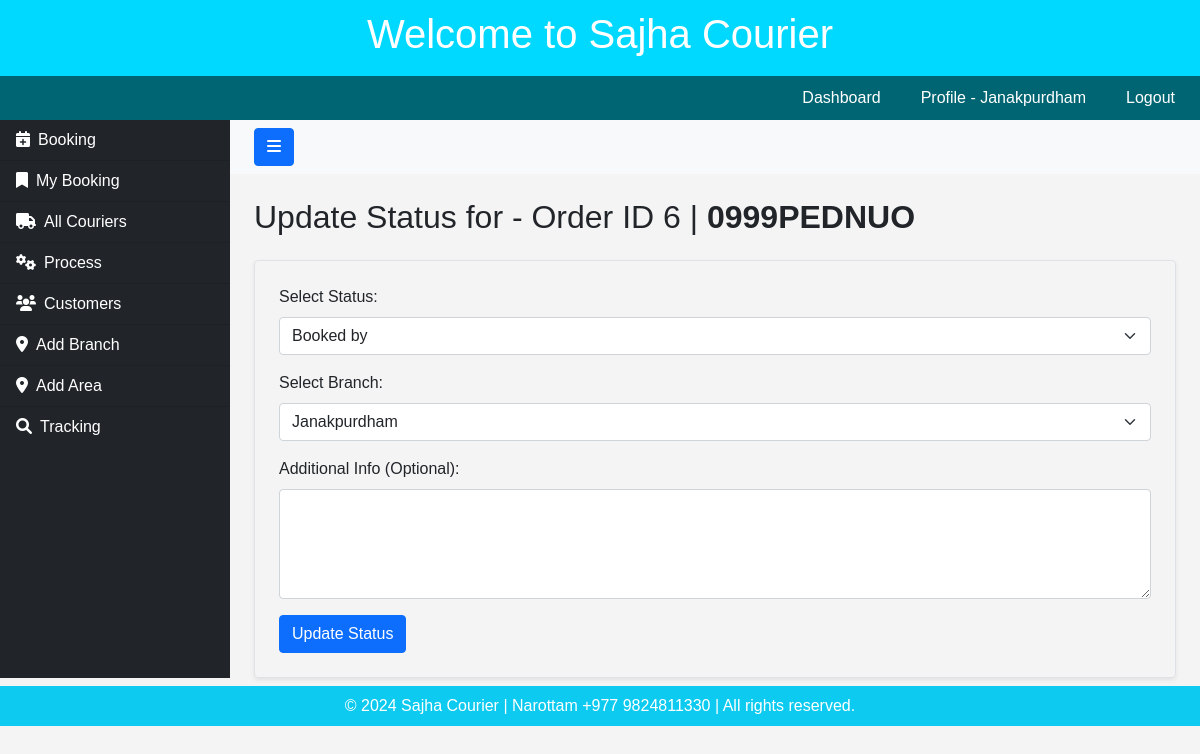
Screenshot of /courier/6/update-status/ (signed in) with the database file from the repository.
### userapp/models.py (models this page shows, shortened)
class CourierUser(AbstractBaseUser, PermissionsMixin):
    email = models.EmailField(unique=True)
    username = models.CharField(max_length=150, unique=True)
    full_name = models.CharField(max_length=255)
    phone_number = models.CharField(max_length=20)
    working_area = models.CharField(max_length=100)
    branch_name = models.ForeignKey(Branch, on_delete=models.CASCADE, null=True)
    is_active = models.BooleanField(default=True)
    is_staff = models.BooleanField(default=False)  # Required for admin
    date_joined = models.DateTimeField(auto_now_add=True)
    objects = CourierUserManager()
    USERNAME_FIELD = 'email'
    REQUIRED_FIELDS = ['username', 'full_name']

### courierapp/models.py (models this page shows, shortened)
class Branch(models.Model):
    name = models.CharField(max_length=255)
    def __str__(self):
        return self.name

class Courier(models.Model):
    created_by = models.ForeignKey('userapp.CourierUser', on_delete=models.CASCADE)
    tracking_id = models.CharField(max_length=50, unique=True, blank=True)
    destination = models.ForeignKey('courierapp.Branch', on_delete=models.CASCADE)
    order_type = models.CharField(max_length=50)
    delivery_type = models.CharField(max_length=50)
    order_date = models.DateTimeField(auto_now=True)
    package_name = models.CharField(max_length=100)
    weight = models.CharField(max_length=50)
    total_amount = models.DecimalField(max_digits=10, decimal_places=2, blank=True, null=True)
    reference = models.CharField(max_length=50, blank=True, null=True)
    instruction = models.CharField(max_length=100, blank=True, null=True)
    vendor_name = models.ForeignKey('Customer', on_delete=models.CASCADE)
    customer_name = models.CharField(max_length=200)
    customer_address = models.TextField()
    customer_phone = models.CharField(max_length=15)
    customer_alt_phone = models.CharField(max_length=15, blank=True, null=True)
    cod_amount = models.DecimalField(max_digits=10, decimal_places=2, blank=True, null=True)

### courierapp/views.py (the view, shortened to what this page needs)
# urls.py: path('courier/<int:courier_id>/update-status/', views.update_courier_status, name='update_courier_status'),
@login_required(login_url='login')
def update_courier_status(request, courier_id):
    courier = get_object_or_404(Courier, id=courier_id)
    branches = Branch.objects.all()
    context = {
        'courier': courier,
        'branches': branches,
        'status_choices': CourierStatus.STATUS_CHOICES,
    }
    return render(request, 'couriers/update_courier_status.html', context)

### courierapp/templates/couriers/update_courier_status.html (shortened to what this page needs)
{% extends 'couriers/base.html' %}
{% block content %}
<h2 class="my-4">Update Status for - Order ID {{ courier.id }} | <strong> {{ courier.tracking_id }}</strong>  </h2>
<form method="post" class="p-4 border rounded shadow-sm">
    <div class="mb-3">
        <label for="status" class="form-label">Select Status:</label>
        <select name="status" class="form-select" required>
            {% for choice in status_choices %}
                <option value="{{ choice.0 }}">{{ choice.1 }}</option>
            {% endfor %}
        </select>
    </div>
    <div class="mb-3">
        <label for="location_branch" class="form-label">Select Branch:</label>
        <select name="location_branch" class="form-select" required>
            {% for branch in branches %}
                <option value="{{ branch.id }}">{{ branch.name }}</option>
            {% endfor %}
        </select>
    </div>
    <div class="mb-3">
        <label for="additional_info" class="form-label">Additional Info (Optional):</label>
        <textarea name="additional_info" class="form-control" rows="4"></textarea>
    </div>
    <button type="submit" class="btn btn-primary">Update Status</button>
</form>
{% endblock %}

### userapp/templates/users/header.html (shortened to what this page needs)
<!DOCTYPE html>
<html lang="en">
<head>
    <link rel="stylesheet" href="https://cdnjs.cloudflare.com/ajax/libs/font-awesome/6.0.0-beta3/css/all.min.css">
</head>
<body>
    <header>
        <h1>Welcome to Sajha Courier</h1>
    </header>
    <nav>
        {% if user.is_authenticated %}
        <a href="{% url 'dashboard' %}">Dashboard</a>
        <a href="{% url 'view_profile' %}">Profile - {{ user.branch_name }} </a>
        <a href="{% url 'logout' %}">Logout</a>
        {% endif %}
    </nav>
</body>
</html>

### userapp/templates/users/header.html (style rules this page uses)
body { font-family: Arial, sans-serif; margin: 0; padding: 0; background-color: #f4f4f4; }
header { background-color: rgb(0, 217, 255); color: #fff; padding: 10px; text-align: center; }
nav { background-color: rgb(0, 101, 114); display: flex; justify-content: right; padding: 5px; }
nav a { color: #fff; padding: 5px 20px; text-decoration: none; text-align: center; transition: background-color 0.3s; }

### rows the page displays
CourierUser: branch_name "Janakpurdham"
Courier: id "6", tracking_id "0999PEDNUO"

### other values shown
form field status "Booked by"
form field location_branch "Janakpurdham"
